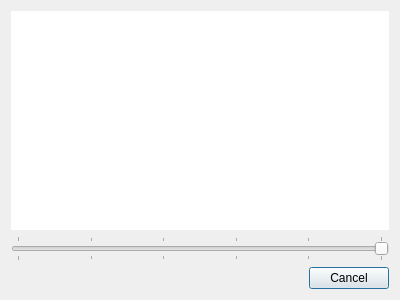
<?xml version="1.0" encoding="UTF-8"?>
<ui version="4.0">
 <class>ResetDialog</class>
 <widget class="QDialog" name="ResetDialog">
  <property name="geometry">
   <rect>
    <x>0</x>
    <y>0</y>
    <width>400</width>
    <height>300</height>
   </rect>
  </property>
  <property name="windowTitle">
   <string>Reset session</string>
  </property>
  <layout class="QVBoxLayout" stretch="1,0,0">
   <item>
    <widget class="QLabel" name="preview">
     <property name="minimumSize">
      <size>
       <width>200</width>
       <height>160</height>
      </size>
     </property>
     <property name="styleSheet">
      <string notr="true">background: white</string>
     </property>
     <property name="scaledContents">
      <bool>true</bool>
     </property>
     <property name="alignment">
      <set>Qt::AlignCenter</set>
     </property>
    </widget>
   </item>
   <item>
    <widget class="QSlider" name="snapshotSlider">
     <property name="minimum">
      <number>1</number>
     </property>
     <property name="maximum">
      <number>6</number>
     </property>
     <property name="pageStep">
      <number>1</number>
     </property>
     <property name="orientation">
      <enum>Qt::Horizontal</enum>
     </property>
     <property name="invertedAppearance">
      <bool>true</bool>
     </property>
     <property name="tickPosition">
      <enum>QSlider::TicksBothSides</enum>
     </property>
     <property name="tickInterval">
      <number>1</number>
     </property>
    </widget>
   </item>
   <item>
    <widget class="QDialogButtonBox" name="buttonBox">
     <property name="orientation">
      <enum>Qt::Horizontal</enum>
     </property>
     <property name="standardButtons">
      <set>QDialogButtonBox::Cancel</set>
     </property>
    </widget>
   </item>
  </layout>
 </widget>
 <resources/>
 <connections>
  <connection>
   <sender>buttonBox</sender>
   <signal>accepted()</signal>
   <receiver>ResetDialog</receiver>
   <slot>accept()</slot>
   <hints>
    <hint type="sourcelabel">
     <x>248</x>
     <y>254</y>
    </hint>
    <hint type="destinationlabel">
     <x>157</x>
     <y>274</y>
    </hint>
   </hints>
  </connection>
  <connection>
   <sender>buttonBox</sender>
   <signal>rejected()</signal>
   <receiver>ResetDialog</receiver>
   <slot>reject()</slot>
   <hints>
    <hint type="sourcelabel">
     <x>316</x>
     <y>260</y>
    </hint>
    <hint type="destinationlabel">
     <x>286</x>
     <y>274</y>
    </hint>
   </hints>
  </connection>
 </connections>
</ui>
